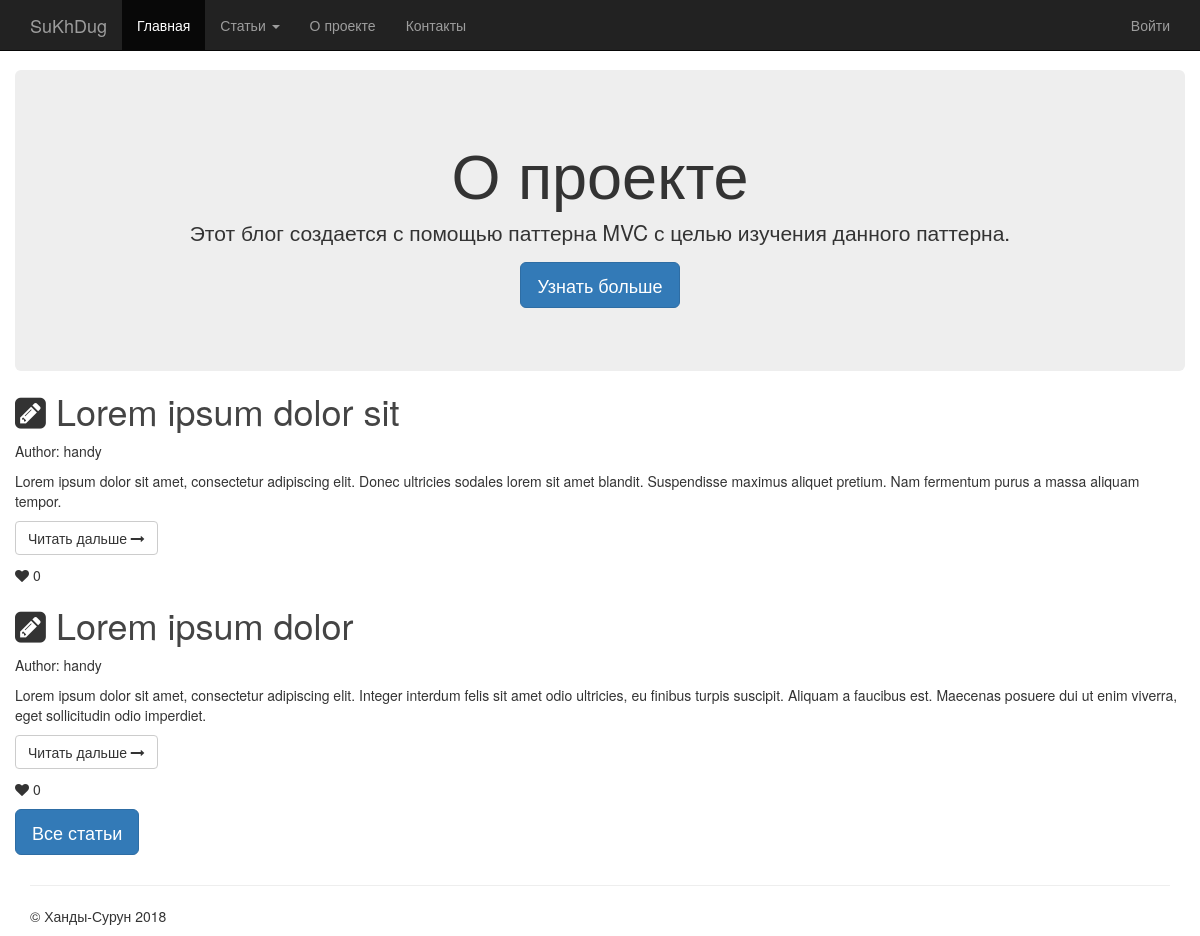
Before: / with the older database file.
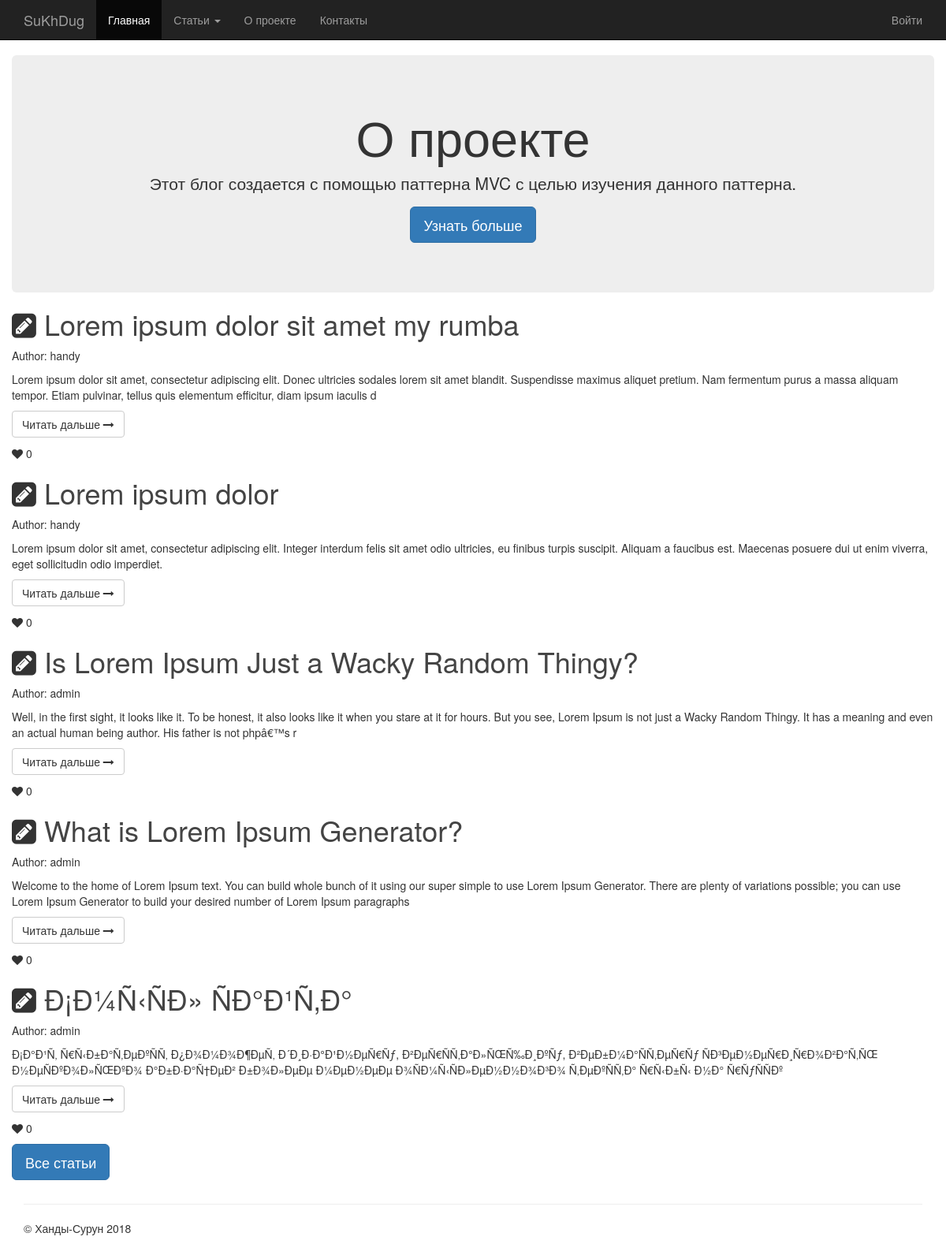
After: the same page with the newer database file.
### tables this page shows
CREATE TABLE `articles` (
  `id` int(11) NOT NULL AUTO_INCREMENT,
  `title` varchar(255) NOT NULL,
  `author` varchar(255) NOT NULL,
  `body` text NOT NULL,
  `short_content` varchar(255) NOT NULL,
  `like_count` int(11) NOT NULL,
  PRIMARY KEY (`id`)
);

### config/routes.php (called while the page is built)
<?php
return array(
    'admin/article/edit/([0-9]+)' => 'admin/edit/$1',
    'admin/article/([0-9]+)' => 'admin/view/$1',
    'admin/article/add' => 'admin/add',
    'articles/page/([0-9]+)' => 'articles/index/$1',
    'article/([0-9]+)' => 'articles/view/$1',
    'articles' => 'articles/index/$1',
    'about' => 'main/about',
    'contacts' => 'main/contact',
    'signup' => 'users/signup',
    'login' => 'users/login',
    'logout' => 'users/logout',
    'admin' => 'admin/index',
    '' => 'main/index'
);

### controller/MainController.php (called while the page is built, shortened)
<?php
include_once ROOT. '/model/Article.php';
class MainController
{
    public function actionIndex()
    {
        $articleModel = new Article();
        $total = $articleModel->countArticles();
        $min = 0;
        if($total >= 5) {
            $max = 5;
        } elseif ($total < 5) {
            $max = $total;
        }
        $articlesList = $articleModel->getArticlesList($min, $max);
        require_once(ROOT . '/view/main/index.php');
        return true;
    }
}

### index.php (called while the page is built, shortened)
<?php
require_once(ROOT.'/config/Router.php');
$router = new Router();
$router->run();

### model/Article.php (called while the page is built, shortened)
<?php
class Article
{
    public function getArticlesList($min, $max)
    {
        $db = Database::getConnection();
        $articlesList = array();
        $sql = 'SELECT * FROM articles ORDER BY id ASC LIMIT ?, ?';
        $result = $db->prepare($sql);
        $result->bindValue(1, $min, PDO::PARAM_INT);
        $result->bindValue(2, $max, PDO::PARAM_INT);
        $result->execute();
        $i = 0;
        while($row = $result->fetch()) {
            $articlesList[$i]['id'] = $row['id'];
            $articlesList[$i]['title'] = $row['title'];
            $articlesList[$i]['author'] = $row['author'];
            $articlesList[$i]['body'] = $row['body'];
            $articlesList[$i]['short_content'] = $row['short_content'];
            $articlesList[$i]['like_count'] = $row['like_count'];
            $i++;
        }
        return $articlesList;
    }
    public function countArticles()
    {
        $db = Database::getConnection();
        $sql = "SELECT COUNT(*) FROM articles";
        $sth = $db->prepare($sql);
        $sth->execute();
        $row = $sth->fetch();
        $total = $row[0];
        return $total;
    }
}

### view/main/index.php (the view, shortened to what the changed rows need)
<?php require_once(ROOT . '/view/layout.php'); ?>
<html>
    <head>
    </head>
    <body>
        <div class="navbar navbar-inverse navbar-fixed-top" role="navigation">
            <div class="container">
                <div class="navbar-header">
                    <a class="navbar-brand" href="#">SuKhDug</a>
                </div>
                <div class="collapse navbar-collapse">
                    <ul class="nav navbar-nav">
                        <li class="active"><a href="#">Главная</a></li>
                        <li class="dropdown"><a href="#" class="dropdown-toggle" data-toggle="dropdown">Статьи <span class="caret"></span></a>
                        </li>
                        <li><a href="/about">О проекте</a></li>
                        <li><a href="/contacts">Контакты</a></li>
                    </ul>
                    <ul class="nav navbar-nav navbar-right">
                        <?php if (isset($_SESSION['logged'])): ?>
                            <li class="dropdown"><a href="" class="dropdown-toggle" data-toggle="dropdown">Привет, <?= $_SESSION['logged']['login']; ?>!</a>
                                <ul class="dropdown-menu">
                                    <?php if ($_SESSION['logged']['admin']): ?>
                                        <li><a href="/admin">Администрирование</a></li>
                                    <?php endif; ?>
                                    <li><a href="/logout">Выйти</a></li>
                                </ul>
                            </li>
                        <?php else: ?>
                            <li><a href="/login">Войти</a></li>
                        <?php endif; ?>
                    </ul>
                </div>
            </div>
        </div>
        <div class="container">
            <div class="row">
                <div class="jumbotron">
                    <h1 class="centered">О проекте</h1>
                    <p class="centered">Этот блог создается с помощью паттерна MVC с целью изучения данного паттерна.</p>
                    <p class="centered"><a class="btn btn-primary btn-lg" role="button" href="/about">Узнать больше</a></p>
                </div>
                <?php if($articlesList){?>
                    <?php foreach($articlesList as $articleItem){?>
                        <h1><i class="fa fa-pencil-square"></i>
                            <a href="/article/<?= $articleItem['id'] ?>"><?= $articleItem['title']; ?></a></h1>
                        <p>Author: <?= $articleItem['author']; ?></p>
                        <p class="content<?= $articleItem['id']; ?>"><?= $articleItem['short_content']; ?></p>
                        <p><a class="btn btn-default" role="button" href="/article/<?= $articleItem['id'] ?>">Читать дальше <i class="fa fa-long-arrow-right" aria-hidden="true"></i></a></p>
                        <p><i class="fa fa-heart"></i> <?= $articleItem['like_count']; ?></p>
                    <?php } ?>
                <?php } ?>
                <p><a class="btn btn-primary btn-lg" role="button" href="/articles">Все статьи</a></p>
            </div>
        </div>
        <div class="container">
            <hr>
            <footer>
                <p>&copy; Ханды-Сурун 2018</p>
            </footer>
        </div>
    </body>
</html>

### config/Router.php (shortened to what the changed rows need)
<?php
class Router
{
    private $routes;
    public function __construct()
    {
        $routesPath = 'routes.php';
        $this->routes = include($routesPath);
    }
    private function getURI()
    {
        if (!empty($_SERVER['REQUEST_URI'])) {
            return trim($_SERVER['REQUEST_URI'], '/');
        }
    }
    public function run()
    {
        $uri = $this->getURI();
        foreach ($this->routes as $uriPattern => $path) {
            if(preg_match("~$uriPattern~", $uri)) {
                $internalRoute = preg_replace("~$uriPattern~", $path, $uri);
                $segments = explode('/', $internalRoute);
                $controllerName = array_shift($segments).'Controller';
                $actionName = 'action'.ucfirst(array_shift($segments));
                $parameters = $segments;
                $controllerObject = new $controllerName;
                $result = call_user_func_array(array($controllerObject, $actionName), $parameters);
                if ($result != null) {
                    break;
                }
            }
        }
    }
}

Changed rows visible on the page:
changed articles: title "Lorem ipsum dolor sit" → "Lorem ipsum dolor sit amet my rumba"; short_content "…a massa aliquam tempor." → "…a massa aliquam tempor. Etiam pulvinar, tellus quis elementum efficitur, diam ipsum iaculis d"
added articles: title "Is Lorem Ipsum Just a Wacky Random Thingy?", author "admin", short_content "Well, in the first sight, it looks like it. To be honest, it also looks like it when you stare at it for hours. But you see, Lorem Ipsum is not just a Wacky Random Thingy. It has a meaning and even an actual human being author. His father is not phpâ€™s r", like_count "0"
added articles: title "What is Lorem Ipsum Generator?", author "admin", short_content "Welcome to the home of Lorem Ipsum text. You can build whole bunch of it using our super simple to use Lorem Ipsum Generator. There are plenty of variations possible; you can use Lorem Ipsum Generator to build your desired number of Lorem Ipsum paragraphs", like_count "0"
added articles: title "Ð¡Ð¼Ñ‹ÑÐ» ÑÐ°Ð¹Ñ‚Ð°", author "admin", short_content "Ð¡Ð°Ð¹Ñ‚ Ñ€Ñ‹Ð±Ð°Ñ‚ÐµÐºÑÑ‚ Ð¿Ð¾Ð¼Ð¾Ð¶ÐµÑ‚ Ð´Ð¸Ð·Ð°Ð¹Ð½ÐµÑ€Ñƒ, Ð²ÐµÑ€ÑÑ‚Ð°Ð»ÑŒÑ‰Ð¸ÐºÑƒ, Ð²ÐµÐ±Ð¼Ð°ÑÑ‚ÐµÑ€Ñƒ ÑÐ³ÐµÐ½ÐµÑ€Ð¸Ñ€Ð¾Ð²Ð°Ñ‚ÑŒ Ð½ÐµÑÐºÐ¾Ð»ÑŒÐºÐ¾ Ð°Ð±Ð·Ð°Ñ†ÐµÐ² Ð±Ð¾Ð»ÐµÐµ Ð¼ÐµÐ½ÐµÐµ Ð¾ÑÐ¼Ñ‹ÑÐ»ÐµÐ½Ð½Ð¾Ð³Ð¾ Ñ‚ÐµÐºÑÑ‚Ð° Ñ€Ñ‹Ð±Ñ‹ Ð½Ð° Ñ€ÑƒÑÑÐº", like_count "0"
